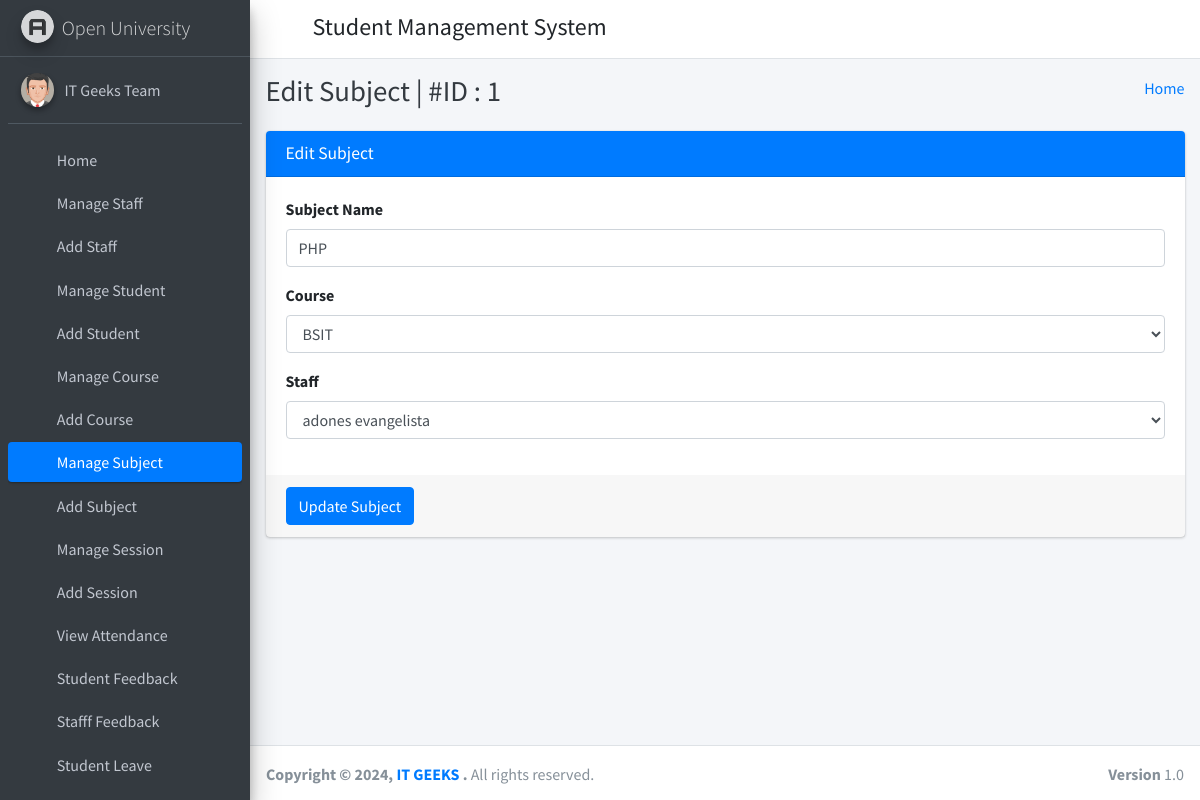
The page /edit_subject/1/ (signed in) on the database its author committed.
### student_management_app/models.py (models this page shows)
class CustomUser(AbstractUser):
    user_type_data = ((1, "HOD"), (2, "Staff"), (3, "Student"))
    user_type = models.CharField(default=1, choices=user_type_data, max_length=10)

class Subjects(models.Model):
    id =models.AutoField(primary_key=True)
    subject_name = models.CharField(max_length=255)
    course_id = models.ForeignKey(Courses, on_delete=models.CASCADE, default=1) #need to give defauult course
    staff_id = models.ForeignKey(CustomUser, on_delete=models.CASCADE)
    created_at = models.DateTimeField(auto_now_add=True)
    updated_at = models.DateTimeField(auto_now=True)
    objects = models.Manager()

class Courses(models.Model):
    id = models.AutoField(primary_key=True)
    course_name = models.CharField(max_length=255)
    created_at = models.DateTimeField(auto_now_add=True)
    updated_at = models.DateTimeField(auto_now=True)
    objects = models.Manager()

### student_management_app/HodViews.py (the view)
# urls.py: path('edit_subject/<subject_id>/', HodViews.edit_subject, name="edit_subject"),
def edit_subject(request, subject_id):
    subject = Subjects.objects.get(id=subject_id)
    courses = Courses.objects.all()
    staffs = CustomUser.objects.filter(user_type='2')
    context = {
        "subject": subject,
        "courses": courses,
        "staffs": staffs,
        "id": subject_id
    }
    return render(request, 'hod_template/edit_subject_template.html', context)

### student_management_app/LoginCheckMiddleWare.py (called while the page is built, shortened)
    def process_view(self, request, view_func, view_args, view_kwargs):
        modulename = view_func.__module__
        user = request.user
        if user.is_authenticated:
            if user.user_type == "1":
                if modulename == "student_management_app.HodViews":
                    pass
                elif modulename == "student_management_app.views" or modulename == "django.views.static":
                    pass
                else:
                    return redirect("admin_home")
            else:
                return redirect("login")
        else:
            if request.path == reverse("login") or request.path == reverse("doLogin"):
                pass
            else:
                return redirect("login")

### student_management_app/templates/hod_template/edit_subject_template.html (shortened to what this page needs)
{% extends 'hod_template/base_template.html' %}
{% block page_title %}
    Edit Subject | #ID : {{ subject.id }}
{% endblock page_title %}
{% block main_content %}
{% load static %}
<section class="content">
        <div class="container-fluid">
            <div class="row">
                <div class="col-md-12">
                    <div class="card card-primary">
                    <div class="card-header">
                        <h3 class="card-title">Edit Subject</h3>
                    </div>
                    <form role="form" method="POST" action="{% url 'edit_subject_save' %}">
                        <div class="card-body">
                            <div class="form-group">
                                <label>Subject Name </label>
                                <input type="text" class="form-control" name="subject" value="{{ subject.subject_name }}">
                            </div>
                            <div class="form-group">
                                <label>Course </label>
                                <select class="form-control" name="course">
                                    {% for course in courses %}
                                        <option value="{{ course.id }}" {% if course.id == subject.course_id.id %} selected {% endif %}>{{ course.course_name }}</option>
                                    {% endfor %}
                                </select>
                            </div>
                            <div class="form-group">
                                <label>Staff </label>
                                <select class="form-control" name="staff">
                                    {% for staff in staffs %}
                                        <option value="{{ staff.id }}" {% if staff.id == subject.staff_id.id %} selected {% endif %}>{{ staff.first_name }} {{ staff.last_name }}</option>
                                    {% endfor %}
                                </select>
                            </div>
                        </div>
                        <div class="card-footer">
                        <button type="submit" class="btn btn-primary">Update Subject</button>
                        </div>
                    </form>
                    </div>
                </div>
            </div>
        </div>
      </section>
  {% endblock main_content %}

### student_management_app/templates/hod_template/sidebar_template.html (shortened to what this page needs)
{% load static %}
<aside class="main-sidebar sidebar-dark-primary elevation-4">
      <a href="{% url 'admin_home' %}" class="brand-link">
        <img src="{% static 'dist/img/AdminLTELogo.png' %}" alt="AdminLTE Logo" class="brand-image img-circle elevation-3"
            style="opacity: .8">
        <span class="brand-text font-weight-light">Open University</span>
      </a>
      <div class="sidebar">
        <div class="user-panel mt-3 pb-3 mb-3 d-flex">
          <div class="image">
            <img src="{% static 'dist/img/user2-160x160.jpg' %}" class="img-circle elevation-2" alt="User Image">
          </div>
          <div class="info">
            <a href="{% url 'admin_profile' %}" class="d-block">{{ user.first_name }} {{ user.last_name }}</a>
          </div>
        </div>
        <nav class="mt-2">
          <ul class="nav nav-pills nav-sidebar flex-column" data-widget="treeview" role="menu" data-accordion="false">
            <li class="nav-item">
              {% url 'admin_home' as admin_home %}
              <a href="{{ admin_home }}" class="nav-link {% if request.path == admin_home %} active {% endif %}">
                <i class="nav-icon fas fa-tachometer-alt"></i>
                <p>
                  Home
                </p>
              </a>
            </li>
            <li class="nav-item">
              {% url 'manage_staff' as manage_staff %}
              {% url 'edit_staff' staff_id=id as edit_staff %}
              <a href="{{ manage_staff }}" class="nav-link {% if request.path == manage_staff %} active {% endif %} {% if request.path == edit_staff %} active {% endif %}">
                <i class="nav-icon fas fa-chalkboard-teacher"></i>
                <p>
                  Manage Staff
                </p>
              </a>
            </li>
            <li class="nav-item">
              {% url 'add_staff' as add_staff %}
              <a href="{{ add_staff }}" class="nav-link {% if request.path == add_staff %} active {% endif %}">
                <i class="nav-icon fas fa-th"></i>
                <p>
                  Add Staff
                </p>
              </a>
            </li>
            <li class="nav-item">
              {% url 'manage_student' as manage_student %}
              {% url 'edit_student' student_id=id as edit_student %}
              <a href="{{ manage_student }}" class="nav-link {% if request.path == manage_student %} active {% endif %} {% if request.path == edit_student %} active {% endif %}">
                <i class="nav-icon fas fa-user-graduate"></i>
                <p>
                  Manage Student
                </p>
              </a>
            </li>
            <li class="nav-item">
              {% url 'add_student' as add_student %}
              <a href="{{ add_student }}" class="nav-link {% if request.path == add_student %} active {% endif %}">
                <i class="nav-icon fas fa-th"></i>
                <p>
                  Add Student
                </p>
              </a>
            </li>
            <li class="nav-item">
              {% url 'manage_course' as manage_course %}
              {% url 'edit_course' course_id=id as edit_course %}
              <a href="{{ manage_course }}" class="nav-link {% if request.path == manage_course %} active {% endif %} {% if request.path == edit_course %} active {% endif %}">
                <i class="nav-icon fas fa-chalkboard"></i>
                <p>
                  Manage Course
                </p>
              </a>
            </li>
            <li class="nav-item">
            {% url 'add_course' as add_course %}
              <a href="{{ add_course }}" class="nav-link {% if request.path == add_course %} active {% endif %}">
                <i class="nav-icon fas fa-th"></i>
                <p>
                  Add Course
                </p>
              </a>
            </li>
            <li class="nav-item">
              {% url 'manage_subject' as manage_subject %}
              {% url 'edit_subject' subject_id=id as edit_subject %}
              <a href="{{ manage_subject }}" class="nav-link {% if request.path == manage_subject %} active {% endif %} {% if request.path == edit_subject %} active {% endif %}">
                <i class="nav-icon fas fa-book"></i>
                <p>
                  Manage Subject
                </p>
              </a>
            </li>
            <li class="nav-item">
              {% url 'add_subject' as add_subject %}
              <a href="{{ add_subject }}" class="nav-link {% if request.path == add_subject %} active {% endif %}">
                <i class="nav-icon fas fa-th"></i>
                <p>
                  Add Subject
                </p>
              </a>
            </li>
            <li class="nav-item">
              {% url 'manage_session' as manage_session %}
              {% url 'edit_session' session_id=id as edit_session %}
              <a href="{{ manage_session }}" class="nav-link {% if request.path == manage_session %} active {% endif %} {% if request.path == edit_session %} active {% endif %}">
                <i class="nav-icon fas fa-graduation-cap"></i>
                <p>
                  Manage Session
                </p>
              </a>
            </li>
            <li class="nav-item">
              {% url 'add_session' as add_session %}
              <a href="{{ add_session }}" class="nav-link {% if request.path == add_session %} active {% endif %}">
                <i class="nav-icon fas fa-th"></i>
                <p>
                  Add Session
                </p>
              </a>
            </li>
            <li class="nav-item">
              {% url 'admin_view_attendance' as admin_view_attendance %}
              <a href="{{ admin_view_attendance }}" class="nav-link {% if request.path == admin_view_attendance %} active {% endif %}">
                <i class="nav-icon fas fa-calendar-alt"></i>
                <p>
                  View Attendance
                </p>
              </a>
            </li>
            <li class="nav-item">
              {% url 'student_feedback_message' as student_feedback_message %}
              <a href="{{ student_feedback_message }}" class="nav-link {% if request.path == student_feedback_message %} active {% endif %}">
                <i class="nav-icon fas fa-th"></i>
                <p>
                  Student Feedback
                </p>
              </a>
            </li>
            <li class="nav-item">
              {% url 'staff_feedback_message' as staff_feedback_message %}
              <a href="{{ staff_feedback_message }}" class="nav-link {% if request.path == staff_feedback_message %} active {% endif %}">
                <i class="nav-icon fas fa-th"></i>
                <p>
                  Stafff Feedback
                </p>
              </a>
            </li>
            <li class="nav-item">
              {% url 'student_leave_view' as student_leave_view %}
              <a href="{{ student_leave_view }}" class="nav-link {% if request.path == student_leave_view %} active {% endif %}">
                <i class="nav-icon fas fa-th"></i>
                <p>
                  Student Leave
                </p>
              </a>
            </li>
            <li class="nav-item">
              {% url 'staff_leave_view' as staff_leave_view %}
              <a href="{{ staff_leave_view }}" class="nav-link {% if request.path == staff_leave_view %} active {% endif %}">
                <p>
                </p>
              </a>
            </li>
          </ul>
        </nav>
      </div>
    </aside>

### rows shown on the page
CustomUser: first_name "IT Geeks", last_name "Team"
Subjects: id "1", subject "PHP", course "BSIT", staff "adones evangelista"
